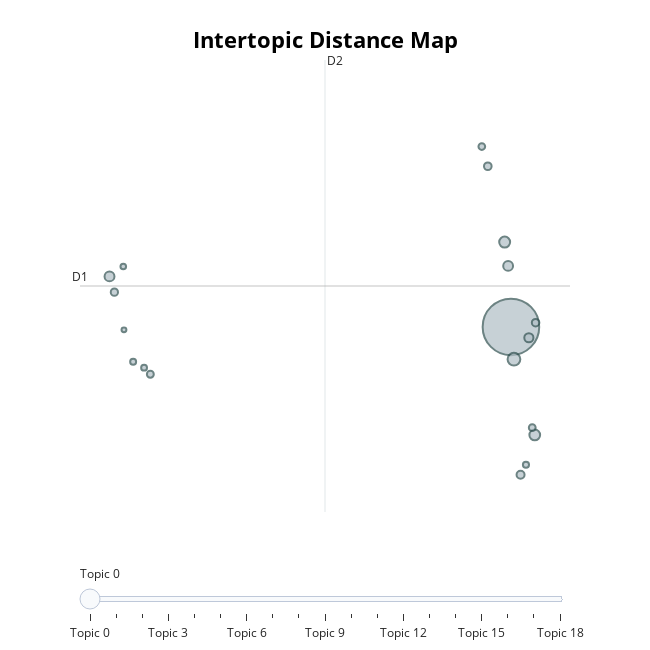

Notebook cell for this chart:
### Code cell
topic_model.visualize_topics()

### Figure 1 — Plotly figure (JSON) as saved in the notebook; plotly's stock layout.template omitted (floating-point values rounded to 4 significant figures)
{"data": [{"customdata": [[0, "agence | conseiller | rien | emploi | pôle", 2142], [1, "catastrophique | catastrophe | aucun | conseiller | agence", 109], [2, "candidat | heure | candidature | plaque | impression", 80], [3, "mauvais | expérience | vrai | vraiment | désagréable", 77], [4, "sérieux | midi | ferme | incroyable | fermé", 66], [5, "radiation | conseiller | menace | rendez | lettre", 65], [6, "financement | employeur | emploi | formation | pôle", 56], [7, "jamais | jambe | somme | dossier | boulot", 43], [8, "parking | place | petit | retard | accès", 39], [9, "allocation | inutile | mois | efficace | part", 38], [10, "prison | porte | vous | rendez | plomb", 35], [11, "commentaire | numéro | zéro | zero | numero", 32], [12, "temps | temp | radier | degré | 10min", 31], [13, "the | and | was | they | she", 30], [14, "empathie | aucun | chiffre | compassion | conseiller", 25], [15, "chômage | chômeur | chomeur | chomage | royalement", 24], [16, "étoile | etoile | trop | sai | dommage", 23], [17, "papier | crique | kermesse | énormément | triste", 21], [18, "robot | humain | robotique | travail | gouvernement", 16]], "hovertemplate": "<b>Topic %{customdata[0]}</b><br>%{customdata[1]}<br>Size: %{customdata[2]}", "legendgroup": "", "marker": {"color": "#B0BEC5", "line": {"color": "DarkSlateGrey", "width": 2}, "size": [2142, 109, 80, 77, 66, 65, 56, 43, 39, 38, 35, 32, 31, 30, 25, 24, 23, 21, 16], "sizemode": "area", "sizeref": 1.339, "symbol": "circle"}, "mode": "markers", "name": "", "orientation": "v", "showlegend": false, "type": "scatter", "x": [8.048, 8.167, 7.801, 8.985, -7.736, 7.938, 8.753, 8.427, 7.138, 9.018, -7.544, -6.13, 8.886, 6.903, 8.639, -6.806, -6.376, -7.194, -7.167], "xaxis": "x", "y": [5.973, 5.486, 7.251, 4.346, 6.734, 6.892, 5.809, 3.747, 8.394, 6.037, 6.497, 5.26, 4.455, 8.69, 3.896, 5.448, 5.36, 6.883, 5.929], "yaxis": "y"}], "layout": {"annotations": [{"showarrow": false, "text": "D1", "x": -8.896, "y": 6.589, "yshift": 10}, {"showarrow": false, "text": "D2", "x": 0.7372, "xshift": 10, "y": 9.994}], "height": 650, "hoverlabel": {"bgcolor": "white", "font": {"family": "Rockwell", "size": 16}}, "legend": {"itemsizing": "constant", "tracegroupgap": 0}, "margin": {"t": 60}, "shapes": [{"line": {"color": "#CFD8DC", "width": 2}, "type": "line", "x0": 0.7372, "x1": 0.7372, "y0": 3.185, "y1": 9.994}, {"line": {"color": "#9E9E9E", "width": 2}, "type": "line", "x0": -8.896, "x1": 10.37, "y0": 6.589, "y1": 6.589}], "sliders": [{"active": 0, "pad": {"t": 50}, "steps": [{"args": [{"marker.color": [["red", "#B0BEC5", "#B0BEC5", "#B0BEC5", "#B0BEC5", "#B0BEC5", "#B0BEC5", "#B0BEC5", "#B0BEC5", "#B0BEC5", "#B0BEC5", "#B0BEC5", "#B0BEC5", "#B0BEC5", "#B0BEC5", "#B0BEC5", "#B0BEC5", "#B0BEC5", "#B0BEC5"]]}], "label": "Topic 0", "method": "update"}, {"args": [{"marker.color": [["#B0BEC5", "red", "#B0BEC5", "#B0BEC5", "#B0BEC5", "#B0BEC5", "#B0BEC5", "#B0BEC5", "#B0BEC5", "#B0BEC5", "#B0BEC5", "#B0BEC5", "#B0BEC5", "#B0BEC5", "#B0BEC5", "#B0BEC5", "#B0BEC5", "#B0BEC5", "#B0BEC5"]]}], "label": "Topic 1", "method": "update"}, {"args": [{"marker.color": [["#B0BEC5", "#B0BEC5", "red", "#B0BEC5", "#B0BEC5", "#B0BEC5", "#B0BEC5", "#B0BEC5", "#B0BEC5", "#B0BEC5", "#B0BEC5", "#B0BEC5", "#B0BEC5", "#B0BEC5", "#B0BEC5", "#B0BEC5", "#B0BEC5", "#B0BEC5", "#B0BEC5"]]}], "label": "Topic 2", "method": "update"}, {"args": [{"marker.color": [["#B0BEC5", "#B0BEC5", "#B0BEC5", "red", "#B0BEC5", "#B0BEC5", "#B0BEC5", "#B0BEC5", "#B0BEC5", "#B0BEC5", "#B0BEC5", "#B0BEC5", "#B0BEC5", "#B0BEC5", "#B0BEC5", "#B0BEC5", "#B0BEC5", "#B0BEC5", "#B0BEC5"]]}], "label": "Topic 3", "method": "update"}, {"args": [{"marker.color": [["#B0BEC5", "#B0BEC5", "#B0BEC5", "#B0BEC5", "red", "#B0BEC5", "#B0BEC5", "#B0BEC5", "#B0BEC5", "#B0BEC5", "#B0BEC5", "#B0BEC5", "#B0BEC5", "#B0BEC5", "#B0BEC5", "#B0BEC5", "#B0BEC5", "#B0BEC5", "#B0BEC5"]]}], "label": "Topic 4", "method": "update"}, {"args": [{"marker.color": [["#B0BEC5", "#B0BEC5", "#B0BEC5", "#B0BEC5", "#B0BEC5", "red", "#B0BEC5", "#B0BEC5", "#B0BEC5", "#B0BEC5", "#B0BEC5", "#B0BEC5", "#B0BEC5", "#B0BEC5", "#B0BEC5", "#B0BEC5", "#B0BEC5", "#B0BEC5", "#B0BEC5"]]}], "label": "Topic 5", "method": "update"}, {"args": [{"marker.color": [["#B0BEC5", "#B0BEC5", "#B0BEC5", "#B0BEC5", "#B0BEC5", "#B0BEC5", "red", "#B0BEC5", "#B0BEC5", "#B0BEC5", "#B0BEC5", "#B0BEC5", "#B0BEC5", "#B0BEC5", "#B0BEC5", "#B0BEC5", "#B0BEC5", "#B0BEC5", "#B0BEC5"]]}], "label": "Topic 6", "method": "update"}, {"args": [{"marker.color": [["#B0BEC5", "#B0BEC5", "#B0BEC5", "#B0BEC5", "#B0BEC5", "#B0BEC5", "#B0BEC5", "red", "#B0BEC5", "#B0BEC5", "#B0BEC5", "#B0BEC5", "#B0BEC5", "#B0BEC5", "#B0BEC5", "#B0BEC5", "#B0BEC5", "#B0BEC5", "#B0BEC5"]]}], "label": "Topic 7", "method": "update"}, {"args": [{"marker.color": [["#B0BEC5", "#B0BEC5", "#B0BEC5", "#B0BEC5", "#B0BEC5", "#B0BEC5", "#B0BEC5", "#B0BEC5", "red", "#B0BEC5", "#B0BEC5", "#B0BEC5", "#B0BEC5", "#B0BEC5", "#B0BEC5", "#B0BEC5", "#B0BEC5", "#B0BEC5", "#B0BEC5"]]}], "label": "Topic 8", "method": "update"}, {"args": [{"marker.color": [["#B0BEC5", "#B0BEC5", "#B0BEC5", "#B0BEC5", "#B0BEC5", "#B0BEC5", "#B0BEC5", "#B0BEC5", "#B0BEC5", "red", "#B0BEC5", "#B0BEC5", "#B0BEC5", "#B0BEC5", "#B0BEC5", "#B0BEC5", "#B0BEC5", "#B0BEC5", "#B0BEC5"]]}], "label": "Topic 9", "method": "update"}, {"args": [{"marker.color": [["#B0BEC5", "#B0BEC5", "#B0BEC5", "#B0BEC5", "#B0BEC5", "#B0BEC5", "#B0BEC5", "#B0BEC5", "#B0BEC5", "#B0BEC5", "red", "#B0BEC5", "#B0BEC5", "#B0BEC5", "#B0BEC5", "#B0BEC5", "#B0BEC5", "#B0BEC5", "#B0BEC5"]]}], "label": "Topic 10", "method": "update"}, {"args": [{"marker.color": [["#B0BEC5", "#B0BEC5", "#B0BEC5", "#B0BEC5", "#B0BEC5", "#B0BEC5", "#B0BEC5", "#B0BEC5", "#B0BEC5", "#B0BEC5", "#B0BEC5", "red", "#B0BEC5", "#B0BEC5", "#B0BEC5", "#B0BEC5", "#B0BEC5", "#B0BEC5", "#B0BEC5"]]}], "label": "Topic 11", "method": "update"}, {"args": [{"marker.color": [["#B0BEC5", "#B0BEC5", "#B0BEC5", "#B0BEC5", "#B0BEC5", "#B0BEC5", "#B0BEC5", "#B0BEC5", "#B0BEC5", "#B0BEC5", "#B0BEC5", "#B0BEC5", "red", "#B0BEC5", "#B0BEC5", "#B0BEC5", "#B0BEC5", "#B0BEC5", "#B0BEC5"]]}], "label": "Topic 12", "method": "update"}, {"args": [{"marker.color": [["#B0BEC5", "#B0BEC5", "#B0BEC5", "#B0BEC5", "#B0BEC5", "#B0BEC5", "#B0BEC5", "#B0BEC5", "#B0BEC5", "#B0BEC5", "#B0BEC5", "#B0BEC5", "#B0BEC5", "red", "#B0BEC5", "#B0BEC5", "#B0BEC5", "#B0BEC5", "#B0BEC5"]]}], "label": "Topic 13", "method": "update"}, {"args": [{"marker.color": [["#B0BEC5", "#B0BEC5", "#B0BEC5", "#B0BEC5", "#B0BEC5", "#B0BEC5", "#B0BEC5", "#B0BEC5", "#B0BEC5", "#B0BEC5", "#B0BEC5", "#B0BEC5", "#B0BEC5", "#B0BEC5", "red", "#B0BEC5", "#B0BEC5", "#B0BEC5", "#B0BEC5"]]}], "label": "Topic 14", "method": "update"}, {"args": [{"marker.color": [["#B0BEC5", "#B0BEC5", "#B0BEC5", "#B0BEC5", "#B0BEC5", "#B0BEC5", "#B0BEC5", "#B0BEC5", "#B0BEC5", "#B0BEC5", "#B0BEC5", "#B0BEC5", "#B0BEC5", "#B0BEC5", "#B0BEC5", "red", "#B0BEC5", "#B0BEC5", "#B0BEC5"]]}], "label": "Topic 15", "method": "update"}, {"args": [{"marker.color": [["#B0BEC5", "#B0BEC5", "#B0BEC5", "#B0BEC5", "#B0BEC5", "#B0BEC5", "#B0BEC5", "#B0BEC5", "#B0BEC5", "#B0BEC5", "#B0BEC5", "#B0BEC5", "#B0BEC5", "#B0BEC5", "#B0BEC5", "#B0BEC5", "red", "#B0BEC5", "#B0BEC5"]]}], "label": "Topic 16", "method": "update"}, {"args": [{"marker.color": [["#B0BEC5", "#B0BEC5", "#B0BEC5", "#B0BEC5", "#B0BEC5", "#B0BEC5", "#B0BEC5", "#B0BEC5", "#B0BEC5", "#B0BEC5", "#B0BEC5", "#B0BEC5", "#B0BEC5", "#B0BEC5", "#B0BEC5", "#B0BEC5", "#B0BEC5", "red", "#B0BEC5"]]}], "label": "Topic 17", "method": "update"}, {"args": [{"marker.color": [["#B0BEC5", "#B0BEC5", "#B0BEC5", "#B0BEC5", "#B0BEC5", "#B0BEC5", "#B0BEC5", "#B0BEC5", "#B0BEC5", "#B0BEC5", "#B0BEC5", "#B0BEC5", "#B0BEC5", "#B0BEC5", "#B0BEC5", "#B0BEC5", "#B0BEC5", "#B0BEC5", "red"]]}], "label": "Topic 18", "method": "update"}]}], "title": {"font": {"color": "Black", "size": 22}, "text": "<b>Intertopic Distance Map</b>", "x": 0.5, "xanchor": "center", "y": 0.95, "yanchor": "top"}, "width": 650, "xaxis": {"anchor": "y", "domain": [0, 1], "range": [-8.896, 10.37], "title": {"text": ""}, "visible": false}, "yaxis": {"anchor": "x", "domain": [0, 1], "range": [3.185, 9.994], "title": {"text": ""}, "visible": false}}}
